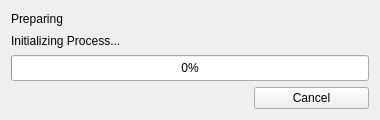
<?xml version="1.0" encoding="UTF-8"?>
<ui version="4.0">
 <class>Form</class>
 <widget class="QWidget" name="Form">
  <property name="windowModality">
   <enum>Qt::NonModal</enum>
  </property>
  <property name="geometry">
   <rect>
    <x>0</x>
    <y>0</y>
    <width>380</width>
    <height>120</height>
   </rect>
  </property>
  <property name="sizePolicy">
   <sizepolicy hsizetype="Fixed" vsizetype="Fixed">
    <horstretch>0</horstretch>
    <verstretch>0</verstretch>
   </sizepolicy>
  </property>
  <property name="minimumSize">
   <size>
    <width>380</width>
    <height>120</height>
   </size>
  </property>
  <property name="maximumSize">
   <size>
    <width>380</width>
    <height>150</height>
   </size>
  </property>
  <property name="windowTitle">
   <string>Progress</string>
  </property>
  <layout class="QGridLayout" name="gridLayout_2">
   <item row="1" column="0" rowspan="3" colspan="3">
    <widget class="QProgressBar" name="prgBar">
     <property name="sizePolicy">
      <sizepolicy hsizetype="MinimumExpanding" vsizetype="MinimumExpanding">
       <horstretch>0</horstretch>
       <verstretch>0</verstretch>
      </sizepolicy>
     </property>
     <property name="minimumSize">
      <size>
       <width>0</width>
       <height>10</height>
      </size>
     </property>
     <property name="maximumSize">
      <size>
       <width>16777215</width>
       <height>30</height>
      </size>
     </property>
     <property name="value">
      <number>0</number>
     </property>
    </widget>
   </item>
   <item row="4" column="2">
    <widget class="QPushButton" name="cmdCancel">
     <property name="text">
      <string>Cancel</string>
     </property>
    </widget>
   </item>
   <item row="0" column="0" colspan="3">
    <widget class="QFrame" name="frame">
     <property name="frameShape">
      <enum>QFrame::NoFrame</enum>
     </property>
     <property name="frameShadow">
      <enum>QFrame::Plain</enum>
     </property>
     <layout class="QGridLayout" name="gridLayout">
      <property name="leftMargin">
       <number>0</number>
      </property>
      <property name="topMargin">
       <number>0</number>
      </property>
      <property name="rightMargin">
       <number>0</number>
      </property>
      <property name="bottomMargin">
       <number>0</number>
      </property>
      <item row="0" column="0">
       <widget class="QLabel" name="lblCaption_l">
        <property name="sizePolicy">
         <sizepolicy hsizetype="Preferred" vsizetype="Expanding">
          <horstretch>0</horstretch>
          <verstretch>0</verstretch>
         </sizepolicy>
        </property>
        <property name="text">
         <string>Preparing</string>
        </property>
       </widget>
      </item>
      <item row="1" column="0">
       <widget class="QLabel" name="lblCaption_r">
        <property name="sizePolicy">
         <sizepolicy hsizetype="Preferred" vsizetype="Expanding">
          <horstretch>0</horstretch>
          <verstretch>0</verstretch>
         </sizepolicy>
        </property>
        <property name="text">
         <string>Initializing Process...</string>
        </property>
        <property name="alignment">
         <set>Qt::AlignLeading|Qt::AlignLeft|Qt::AlignVCenter</set>
        </property>
       </widget>
      </item>
     </layout>
    </widget>
   </item>
   <item row="2" column="0">
    <widget class="QLabel" name="lblCancel">
     <property name="sizePolicy">
      <sizepolicy hsizetype="Preferred" vsizetype="Maximum">
       <horstretch>0</horstretch>
       <verstretch>0</verstretch>
      </sizepolicy>
     </property>
     <property name="text">
      <string/>
     </property>
    </widget>
   </item>
   <item row="4" column="0" colspan="2">
    <spacer name="horizontalSpacer">
     <property name="orientation">
      <enum>Qt::Horizontal</enum>
     </property>
     <property name="sizeHint" stdset="0">
      <size>
       <width>40</width>
       <height>20</height>
      </size>
     </property>
    </spacer>
   </item>
  </layout>
 </widget>
 <resources/>
 <connections/>
</ui>
